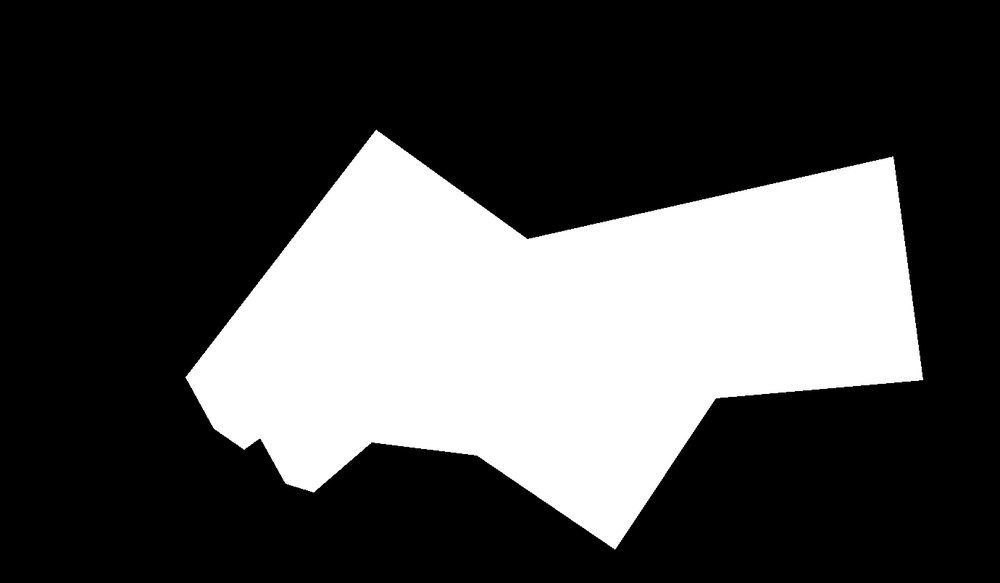
%> input picture Act 4/gmaps_upvtc_bin.png, 1000 x 583 px, shrunk from 1380 x 805 before the run
$ octave Area_Calculation.m   (GNU Octave 9; MATLAB toolbox functions it lacks are replaced by stand-ins)
%> lines starting %> are read from the running program, lines starting %| are printed output that depends on the picture; in (x1, y1, x2, y2) boxes, pixels count from 0 and x2, y2 are one past the last pixel; in counts of white or black regions, pixels touching at a corner belong together; the program's own positions count from 1
nx = 100;
x = linspace(-1,1,nx);
[X,Y] = meshgrid(x);


r = sqrt(X.^2 + Y.^2);
circle = zeros(nx);
circle(find(r<=0.5))=1;
% figure(1);imshow(circle)

square = zeros(100);
square(find(abs(X)<0.5&abs(Y)<0.5))=1;
% figure(2);imshow(square);

circle2 = zeros(100);
circle2(find(r<=0.5))=1;
circle2(find(r<=0.20))=0;
% figure(3);imshow(circle2)

triangle = zeros(nx);
xc = [10 50 90];
yc = [80 20 80];
mask = poly2mask(xc, yc, nx,nx);
triangle(mask)=1;
% figure(4);imshow(triangle);

diamond = zeros(nx);
xc = [10 50 90];
yc = [50 10 50];
mask = poly2mask(xc, yc, nx,nx);
diamond(mask)=1;
xc = [10 50 90];
yc = [50 90 50];
mask = poly2mask(xc, yc, nx,nx);
diamond(mask)=1;
% figure(5);imshow(diamond);

squircle = zeros(nx);
squircle(find(r<=0.5))=1;
squircle(find(abs(X)<0.5&Y<0.5&Y>0))=1;
% figure(6);imshow(squircle);
%%
Ec = edge(circle2,'canny');
El = edge(circle2,'LoG');
Er = edge(circle2,'roberts');
%%
J = imread('C:\Users\AndreaRica\Documents\Andy\AP 186\A4\gmaps_upvtc_bin.PNG');
%> J is the input picture: size 583x1000x3 uint8; min 0, max 255, mean 75.7
J = im2bw(J);
%> J: size 583x1000 logical; 29.7% white; 1 white region, box (x1, y1, x2, y2) and area: (185, 130, 923, 549) 173047
Jc = edge(J,'roberts');
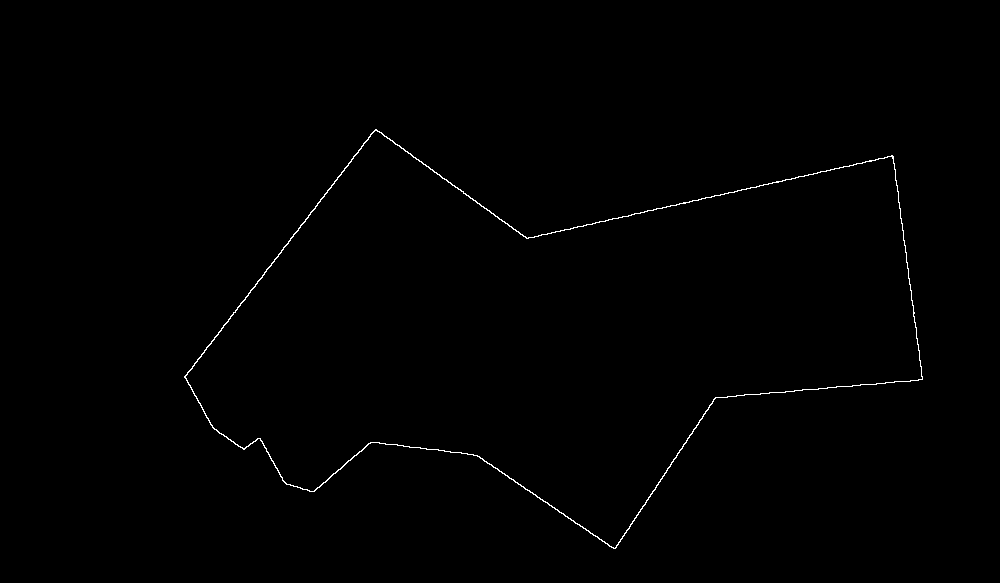
%> Jc: size 583x1000 logical; 0.45% white in thin lines or dots, all inside (x1, y1, x2, y2) = (184, 129, 923, 549)

%%
[y,x]=find(Jc==1);
%> y = 2610 values from 130 to 549; x = 2610 values from 185 to 923
c = [y,x];
%> c = 2610 rows, first 12: [377 185; 378 185; 376 186; 377 186; 378 186; 379 186; 375 187; 376 187; 379 187; 380 187; 381 187; 373 188]
centroid = [floor((max(c(:,1))+min(c(:,1)))/2) floor((max(c(:,2))+min(c(:,2)))/2) ];
%> centroid = [339 554]
newx = x-centroid(2);
%> newx = 2610 values from -369 to 369
newy = y-centroid(1);
%> newy = 2610 values, max 210 at index 1527, min -209 at index 814, mean -9

r = sqrt(newx.^2+newy.^2);
%> r = 2610 values, max 385.6 at index 2324, min 102.8 at index 1296, mean 250.8
th = atan2(newy,newx)*(180/pi);
%> th = 2610 values, max 180 at index 150, min -179.8 at index 149, mean 3.44

[newth, thorder]=sort(th);
%> newth = 2610 values from -179.8 to 180; thorder = 2610 values, max 2610 at index 1343, min 1 at index 2543, mean 1305.5
newr = r(thorder,:);
%> newr = 2610 values, max 385.6 at index 1087, min 102.8 at index 639, mean 250.8
newx1 = x(thorder,:);
%> newx1 = 2610 values, max 923 at index 1339, min 185 at index 2541, mean 547.2
newy1 = y(thorder,:);
%> newy1 = 2610 values, max 549 at index 1819, min 130 at index 370, mean 330

sum=0;
[a,b]=size(newx1);
%> a = 2610; b = 1
for i =1:a-1
    sum = sum + ((newx1(i)*newy1(i+1))-(newy1(i)*newx1(i+1)));
end
%> this loop made 2609 passes
%> sum on passes 1 to 3: -338, -554, -891
%> after the loop, sum = 346033

sum = (sum + (newx1(a-1))*newy1(1) - (newy1(a-1)*newx1(1)))/2;
%> sum = 172632.5
disp(sum)
%| 1.7263e+05
